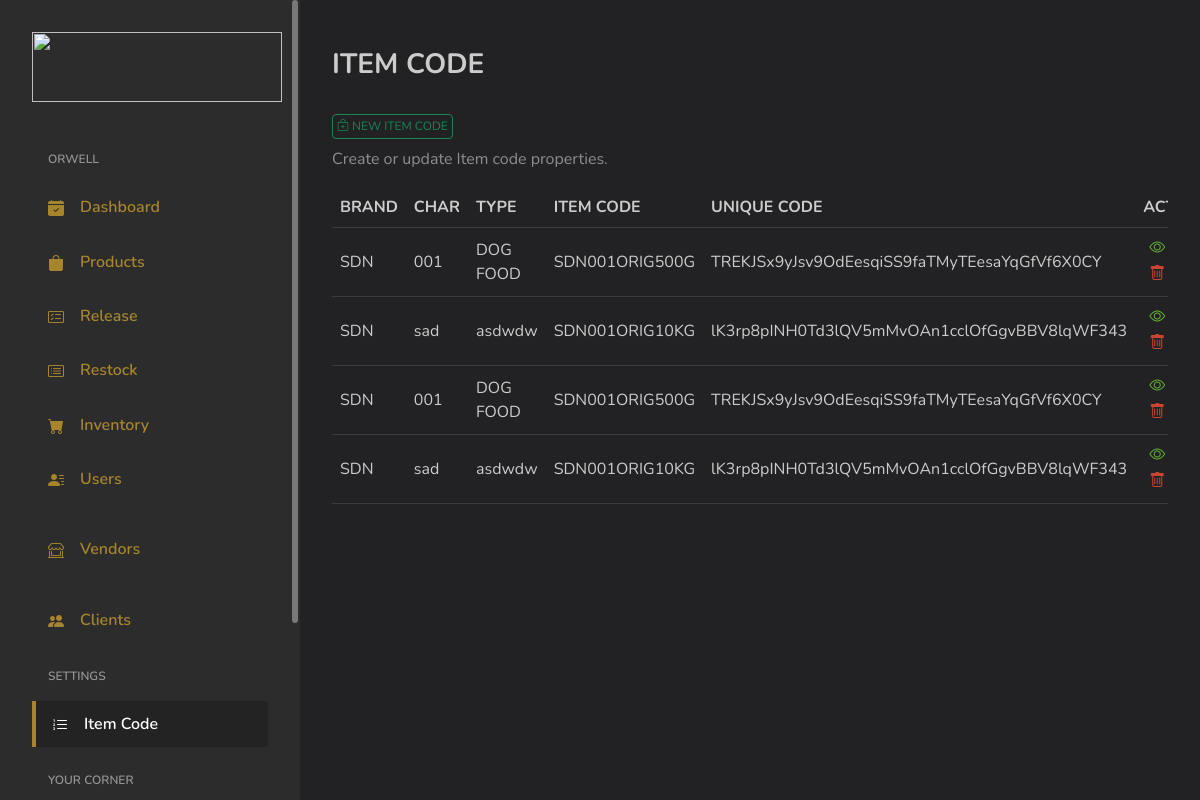
The app's page /admin/settings_itemcodepage, older data.
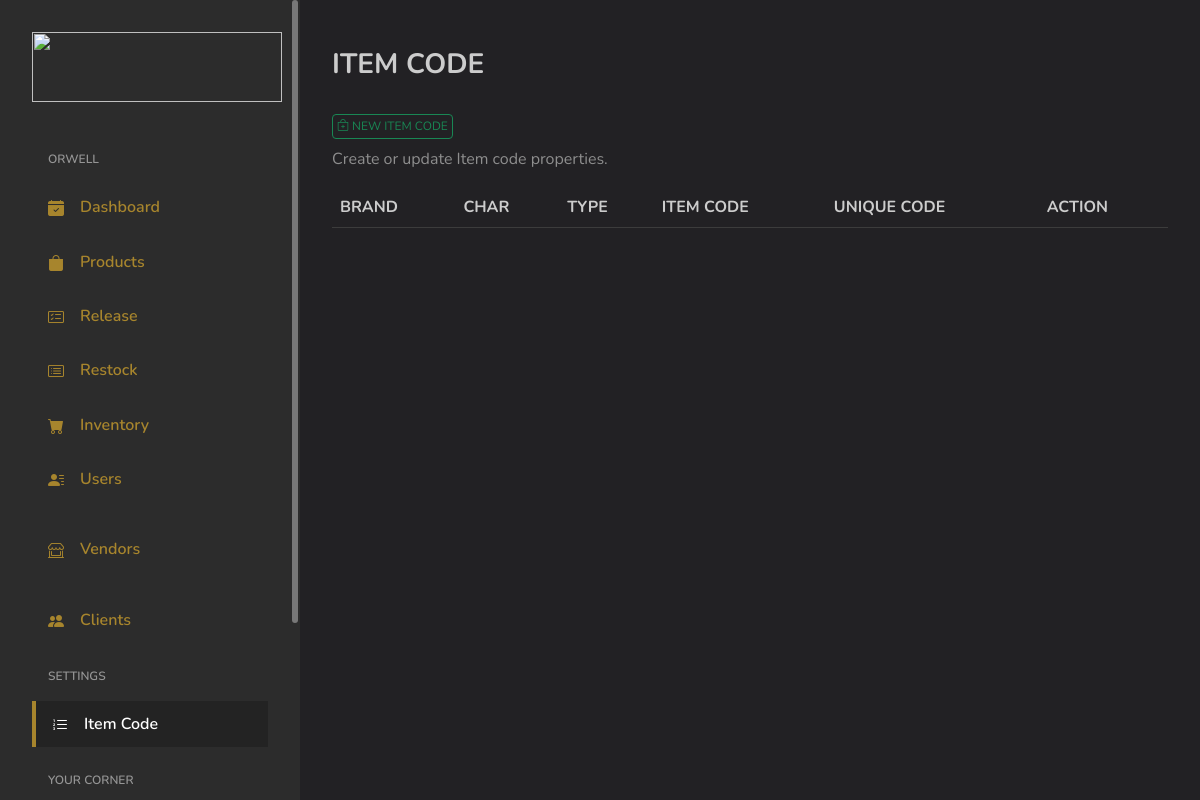
The same page, newer data.
### tables this page shows
CREATE TABLE `tb_itemcode` (
  `uniqueID` varchar(255) DEFAULT NULL,
  `Brand_Top` varchar(255) DEFAULT NULL,
  `Cat_Char` varchar(255) DEFAULT NULL,
  `Prod_Type` varchar(255) DEFAULT NULL,
  `Brand_Bot` varchar(255) DEFAULT NULL,
  `Prod_Line` varchar(255) DEFAULT NULL,
  `New_Type` varchar(255) DEFAULT NULL,
  `Prod_Variant` varchar(255) DEFAULT NULL,
  `Prod_Size` varchar(255) DEFAULT NULL,
  `ItemCode` varchar(255) DEFAULT NULL,
  `TimeStamp` varchar(255) DEFAULT NULL
);

### application/controllers/Admin.php (called while the page is built, shortened)
<?php
class Admin extends MY_Controller {
	public $globalData = [];
	public function __construct()
	{
		$this->load->model('Model_Selects');
		$this->load->model('Model_Security');
		$this->load->model('Model_Inserts');
		$this->load->model('Model_Logbook');
	}
	public function view_settings_itemcode()
	{
		$data = [];
		$data = array_merge($data, $this->globalData);
		$header['pageTitle'] = 'Item Code Settings';
		$data['globalHeader'] = $this->load->view('main/globals/header', $header);
		$data['AllItem_Code'] = $this->Model_Selects->AllItem_Code();
		$this->load->view('admin/settings_itemcode', $data);
	}
}

### index.php (called while the page is built, shortened)
<?php
require_once BASEPATH.'core/CodeIgniter.php';

### application/models/Model_Selects.php (called while the page is built, shortened)
<?php
class Model_Selects extends CI_Model {
	public function AllItem_Code()
	{
		$this->db->select('*');
		$result = $this->db->get('tb_itemcode');
		return $result;
	}
}

### application/views/admin/settings_itemcode.php (the view, shortened to what this page needs)
<link rel="stylesheet" type="text/css" href="https://cdn.datatables.net/1.11.3/css/dataTables.bootstrap4.min.css"/>
</head>
<body>
<div id="app">
	<?php $this->load->view('main/template/sidebar') ?>
	<div id="main">
		<div class="page-heading">
			<div class="page-title">
				<div class="row">
					<div class="col-12 col-md-12">
						<h3>ITEM CODE</h3>
					</div>
					<div class="col-12 col-md-12 pt-4 pb-2">
						<button type="button" class="newitemcode-btn btn btn-sm-success" style="font-size: 12px;"><i class="bi bi-bag-plus"></i> NEW ITEM CODE</button>
					</div>
					<p class="text-subtitle text-muted">Create or update Item code properties.</p>
				</div>
			</div>
			<section class="section">
				<div class="table-responsive">
					<table id="itemcodess" class="table">
						<thead>
							<tr>
								<th>
									BRAND
								</th>
								<th>
									CHAR
								</th>
								<th>
									TYPE
								</th>
								<th>
									ITEM CODE
								</th>
								<th>
									UNIQUE CODE
								</th>
								<th>
									ACTION
								</th>
							</tr>
						</thead>
						<tbody>
							<?php foreach ($AllItem_Code->result_array() as $row): ?>
								<tr scope="row">
									<td>
										<?php print $row['Brand_Top']; ?>
									</td>
									<td>
										<?php print $row['Cat_Char']; ?>
									</td>
									<td>
										<?php print $row['Prod_Type']; ?>
									</td>
									<td>
										<?php print $row['ItemCode']; ?>
									</td>
									<td>
										<?php print $row['uniqueID']; ?>
									</td>
									<td width="100">
										<a style="margin-left: 6px; color: #61B330;" href="#"><i class="bi bi-eye"></i></a>
										<a style="margin-left: 6px; color: #C84534 ;" href="<?=base_url()?>admin/remove_thisicode?uid=<?php print $row['uniqueID']; ?>"><i class="bi bi-trash"></i></a>
									</td>
								</tr>
							<?php endforeach ?>
						</tbody>
					</table>
				</div>
			</section>
		</div>
	</div>
</div>
</body>
</html>

### application/views/main/globals/header.php (shortened to what this page needs)
<!DOCTYPE html>
<html lang="en">
<head>
	<link rel="stylesheet" href="<?=base_url()?>/assets/css/bootstrap.css">
	<link rel="stylesheet" href="<?=base_url()?>/assets/vendors/perfect-scrollbar/perfect-scrollbar.css">
	<link rel="stylesheet" href="<?=base_url()?>/assets/vendors/bootstrap-icons/bootstrap-icons.css">
	<link rel="stylesheet" href="<?=base_url()?>/assets/css/app.css">
	<link href="<?=base_url();?>assets/css/style.css?v5" rel="stylesheet">

### application/views/main/template/sidebar.php (shortened to what this page needs)
<div id="sidebar" class="active">
	<div class="sidebar-wrapper active">
		<div class="sidebar-header">
			<div class="d-flex justify-content-between">
				<div class="logo">
					<a href="index.html"><img src="<?=base_url() . 'assets/images/manalok9_logo.png'?>" width="250" height="70"></a>
				</div>
			</div>
		</div>
		<div class="sidebar-menu">
			<ul class="menu">
				<li class="sidebar-title">ORWELL</li>
				<li class="sidebar-item sidebar-admin-dashboard">
					<a href="<?=base_url().'admin'?>" class='sidebar-link'>
						<i class="bi bi-calendar-check-fill"></i>
						<span>Dashboard</span>
					</a>
				</li>
				<li class="sidebar-item sidebar-admin-products">
					<a href="<?=base_url().'admin/products'?>" class='sidebar-link'>
						<i class="bi bi-bag-fill"></i>
						<span>Products</span>
					</a>
				</li>
				<li class="sidebar-item sidebar-admin-release_product">
					<a href="<?=base_url()?>admin/product_releasing" class='sidebar-link'>
						<i class="bi bi-card-checklist"></i>
						<span>Release </span>
					</a>
				</li>
				<li class="sidebar-item sidebar-admin-restock_product">
					<a href="<?=base_url()?>admin/product_restocking" class='sidebar-link'>
						<i class="bi bi-card-list"></i>
						<span>Restock </span>
					</a>
				</li>
				<li class="sidebar-item sidebar-admin-inventory">
					<a href="<?=base_url().'admin/inventory'?>" class='sidebar-link'>
						<i class="bi bi-cart-fill"></i>
						<span>Inventory</span>
					</a>
				</li>
				<li class="sidebar-item sidebar-admin-employees">
					<a href="<?=base_url().'admin/users'?>" class='sidebar-link'>
						<i class="bi bi-person-lines-fill"></i>
						<span>Users</span>
					</a>
				</li>
				<li class="sidebar-item sidebar-admin-vendors pt-3">
					<a href="<?=base_url().'admin/vendors'?>" class='sidebar-link'>
						<i class="bi bi-shop-window"></i>
						<span>Vendors</span>
					</a>
				</li>
				<li class="sidebar-item sidebar-admin-clients pt-3">
					<a href="<?=base_url().'admin/clients'?>" class='sidebar-link'>
						<i class="bi bi-people-fill"></i>
						<span>Clients</span>
					</a>
				</li>
				<li class="sidebar-title">SETTINGS</li>
				<li class="sidebar-item sidebar-admin-settings-itemcode">
					<a href="<?=base_url().'admin/settings_itemcodepage'?>" class='sidebar-link'>
						<i class="bi bi-list-ol"></i>
						<span>Item Code </span>
					</a>
				</li>
				<li class="sidebar-title">YOUR CORNER</li>
			</ul>
		</div>
	</div>
</div>

### assets/css/app.css (style rules this page uses)
.btn i,.btn svg { width:16px;height:16px }
#sidebar.active .sidebar-wrapper { left:0 }
.sidebar-wrapper { width:300px;height:100vh;position:fixed;top:0;z-index:10;overflow-y:auto;background-color:#fff;bottom:0;transition:left .5s ease-out }
.sidebar-wrapper .sidebar-header { padding:2rem 2rem 1rem;font-size:2rem;font-weight:700 }
.sidebar-wrapper .sidebar-header img { height:1.2rem }
.sidebar-wrapper .menu { margin-top:2rem;padding:0 2rem;font-weight:600 }
.sidebar-wrapper .menu .sidebar-title { padding:0 1rem;margin:1.5rem 0 1rem;font-size:1rem;list-style:none;font-weight:600;color:#25396f }
.sidebar-wrapper .menu .sidebar-link { display:block;padding:.7rem 1rem;font-size:1rem;display:flex;align-items:center;border-radius:.5rem;transition:all .5s;text-decoration:none;color:#25396f }
.sidebar-wrapper .menu .sidebar-link i,.sidebar-wrapper .menu .sidebar-link svg { color:#7c8db5 }
.sidebar-wrapper .menu .sidebar-link span { margin-left:1rem }
.sidebar-wrapper .menu .sidebar-item { list-style:none;margin-top:.5rem;position:relative }
.sidebar-wrapper .menu .sidebar-item.active .sidebar-link { background-color:#435ebe }
.sidebar-wrapper .menu .sidebar-item.active .sidebar-link span { color:#fff }
.sidebar-wrapper .menu .sidebar-item.active .sidebar-link i,.sidebar-wrapper .menu .sidebar-item.active .sidebar-link svg { fill:#fff;color:#fff }
.dataTable-table td,.dataTable-table thead th,.table td,.table thead th { vertical-align:middle }
.dataTable-table:not(.table-borderless) thead th,.table:not(.table-borderless) thead th { border-bottom:1px solid #dedede!important }
.bi { width:1rem;height:1rem }
#main { margin-left:300px;padding:2rem }
.page-heading { margin:0 0 2rem }
.page-heading h3 { font-weight:700 }
a { text-decoration:none }

### assets/css/style.css (style rules this page uses)
body { background-color: #222124; color: #8e8e8e; }
.h1, .h2, .h3, .h4, .h5, .h6, h1, h2, h3, h4, h5, h6 { color: #ccc; }
.text-muted { color: #8e8e8e !important; }
a { color: #a7852d; }
.table, table { border-color: #3c3c3c; }
.table { color: #ccc; }
.dataTable-table:not(.table-borderless) thead th, .table:not(.table-borderless) thead th { border-bottom: 1px solid #3c3c3c !important; }
.sidebar-wrapper .sidebar-header img { height: 100%; }
.sidebar-wrapper { background-color: #2c2c2c; }
.sidebar-wrapper .menu .sidebar-link { color: #a7852d; }
.sidebar-wrapper .menu .sidebar-link i, .sidebar-wrapper .menu .sidebar-link svg { color: #a7852d; }
.sidebar-wrapper .menu .sidebar-item.active .sidebar-link { border-radius: 0px; color: #fff; background-color: rgba(0, 0, 0, 0.20); border-left: 4px solid #a7852d; transition: 0s; }
.sidebar-wrapper .menu .sidebar-title { color: #ccc; }
.bi { vertical-align: -.125em; width: 1em; height: 1em; }
.sidebar-title { font-size: 0.75rem !important; opacity: 0.66; }
.btn-sm-success { border: 1px solid #198754; background-color: transparent; color: #198754; padding: 2px 4px; font-size: 12px; cursor: pointer; }

Row changes from the older to the newer data that the page shows:
removed tb_itemcode: Brand_Top "SDN", Cat_Char "001", Prod_Type "DOG FOOD", ItemCode "SDN001ORIG500G", uniqueID "TREKJSx9yJsv9OdEesqiSS9faTMyTEesaYqGfVf6X0CY"
removed tb_itemcode: Brand_Top "SDN", Cat_Char "sad", Prod_Type "asdwdw", ItemCode "SDN001ORIG10KG", uniqueID "lK3rp8pINH0Td3lQV5mMvOAn1cclOfGgvBBV8lqWF343"
removed tb_itemcode: Brand_Top "SDN", Cat_Char "001", Prod_Type "DOG FOOD", ItemCode "SDN001ORIG500G", uniqueID "TREKJSx9yJsv9OdEesqiSS9faTMyTEesaYqGfVf6X0CY"
removed tb_itemcode: Brand_Top "SDN", Cat_Char "sad", Prod_Type "asdwdw", ItemCode "SDN001ORIG10KG", uniqueID "lK3rp8pINH0Td3lQV5mMvOAn1cclOfGgvBBV8lqWF343"
